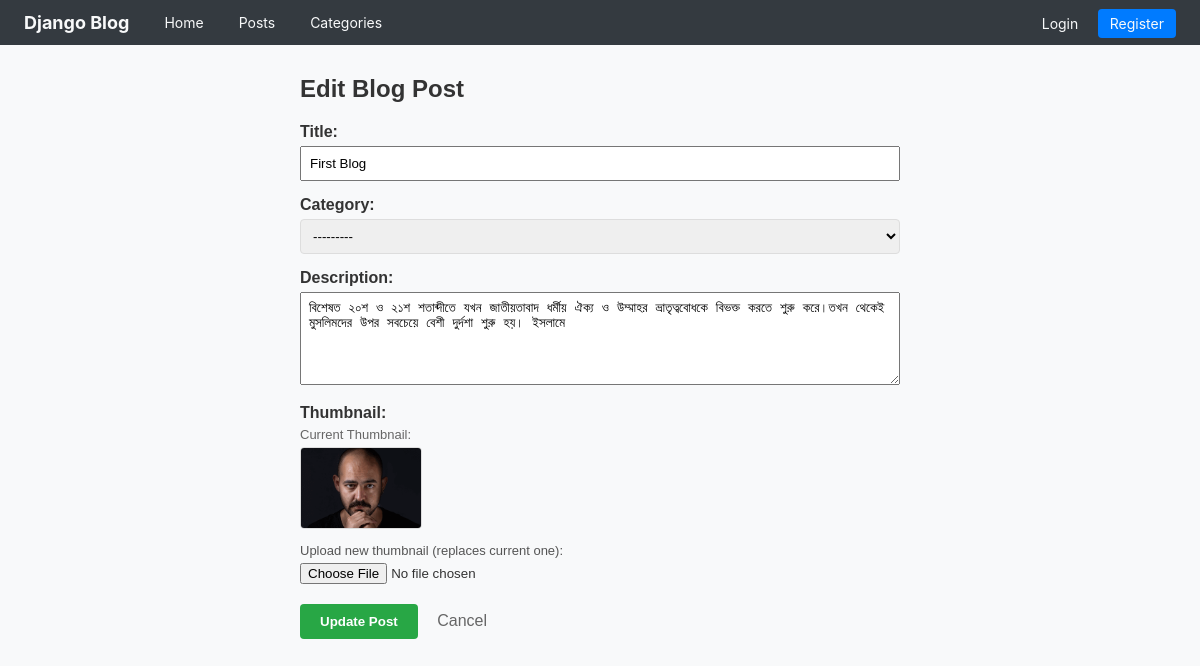
/blog/edit/2, run on the app's committed database.
### blog/models.py (models this page shows, shortened)
class Post(models.Model):
    category = models.ForeignKey(
        Category,
        on_delete=models.SET_NULL,
        related_name='posts',
        blank=True,
        null=True
    )
    title = models.CharField(max_length=200, unique=True)
    description = models.TextField(blank=True, null=True)
    thumb = models.ImageField(upload_to='thumbnails/', blank=True, null=True)
    created_at = models.DateTimeField(auto_now_add=True)

### blog/views/post_views.py (the view, shortened to what this page needs)
# urls.py: path('edit/<int:id>', post_views.edit, name="blog_edit"),
def edit(request, id):
    categories = Category.objects.all()
    post = get_object_or_404(Post, id=id)
    form = PostForm(instance=post)
    return render(request, 'blog/edit.html', {'form': form, 'post': post, 'categories':categories})

### blog/forms.py (shortened to what this page needs)
class PostForm(forms.ModelForm):
    class Meta:
        model = Post
        fields = ['title', 'category', 'description', 'thumb']
        widgets = {
            'category': forms.Select(attrs={
                'id': 'id_category',
                'style': 'width: 100%; padding: 8px; box-sizing: border-box; border: 1px solid #ddd; border-radius: 4px;',
            }),
        }
        error_messages = {
            'title': {
                'required': 'Title is required.',
                'unique': 'This title already exists. Please choose a different title.',
            },
        }

### blog/templates/blog/edit.html (shortened to what this page needs)
{% extends 'base.html' %}
{% block content %}
<div style="max-width: 600px; margin: 30px auto; font-family: sans-serif;">
    <h2>Edit Blog Post</h2>
    <form action="{% url 'blog_edit' post.id %}" method="POST" enctype="multipart/form-data" novalidate>
        <div style="margin-bottom: 15px;">
            <label for="title" style="display: block; font-weight: bold; margin-bottom: 5px;">Title:</label>
            <input
                type="text"
                id="title"
                name="title"
                value="{{ form.title.value|default:'' }}"
                placeholder="Enter blog title"
                style="width: 100%; padding: 8px; box-sizing: border-box; {% if form.title.errors %}border: 1px solid #dc3545;{% endif %}"
            >
        </div>
        <div style="margin-bottom: 15px;">
            <label for="id_category" style="display: block; font-weight: bold; margin-bottom: 5px;">Category:</label>
            {{ form.category }}
        </div>
        <div style="margin-bottom: 15px;">
            <label for="description" style="display: block; font-weight: bold; margin-bottom: 5px;">Description:</label>
            <textarea
                id="description"
                name="description"
                rows="5"
                placeholder="Enter description..."
                style="width: 100%; padding: 8px; box-sizing: border-box; {% if form.description.errors %}border: 1px solid #dc3545;{% endif %}"
            >{{ form.description.value|default:'' }}</textarea>
        </div>
        <div style="margin-bottom: 20px;">
            <label style="display: block; font-weight: bold; margin-bottom: 5px;">Thumbnail:</label>
            {% if post.thumb %}
                <div style="margin-bottom: 10px;">
                    <p style="margin: 0 0 5px 0; color: #666; font-size: 13px;">Current Thumbnail:</p>
                    <img src="{{ post.thumb.url }}" alt="{{ post.title }}" style="width: 120px; height: 80px; object-fit: cover; border-radius: 4px; border: 1px solid #ddd;">
                </div>
            {% endif %}
            <label for="thumb" style="display: block; font-size: 13px; color: #555; margin-bottom: 5px;">Upload new thumbnail (replaces current one):</label>
            <input type="file" id="thumb" name="thumb" accept="image/*">
        </div>
        <button type="submit" style="padding: 10px 20px; background-color: #28a745; color: white; border: none; cursor: pointer; border-radius: 4px; font-weight: bold;">
            Update Post
        </button>
        <a href="{% url 'blog_details' post.id %}" style="margin-left: 15px; color: #666; text-decoration: none;">Cancel</a>
    </form>
</div>
{% endblock %}

### templates/base.html (style rules this page uses)
body { margin: 0; font-family: -apple-system, BlinkMacSystemFont, "Segoe UI", Roboto, Helvetica, Arial, sans-serif; background-color: #f8f9fa; color: #333; }

### data on the page
Post: title "First Blog", category "---------", description "বিশেষত ২০শ ও ২১শ শতাব্দীতে যখন জাতীয়তাবাদ ধর্মীয় ঐক্য ও উম্মাহর ভ্রাতৃত্ববোধকে বিভক্ত করতে শুরু করে।তখন থেকেই মুসলিমদের উপর সবচেয়ে বেশী দুর্দশা শুরু হয়। ইসলামে", thumb (picture)
